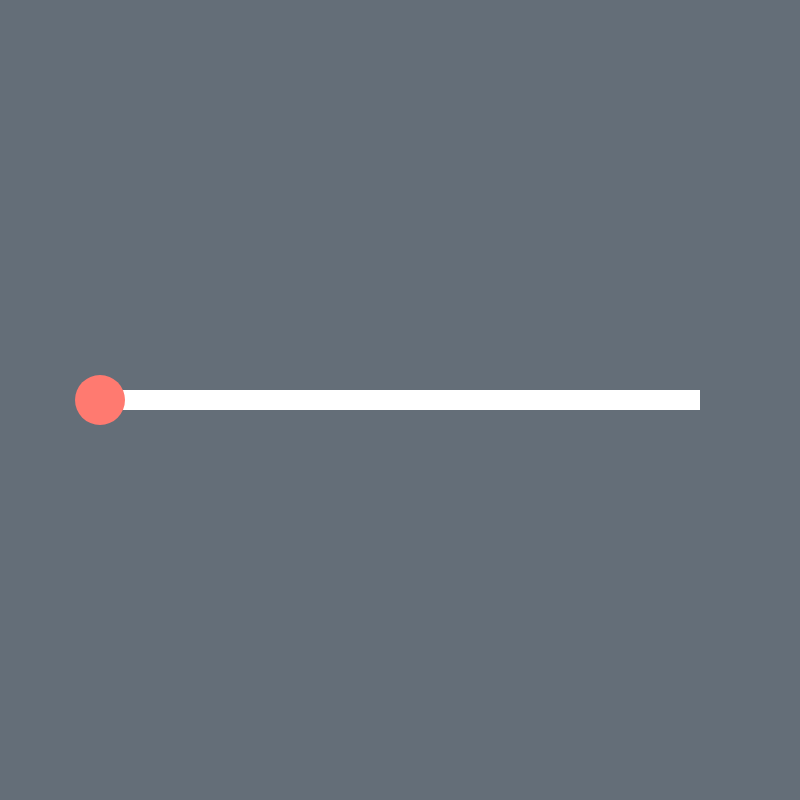
Frame 1 (no input)
Frame 60 (no input): identical to frame 1, image omitted
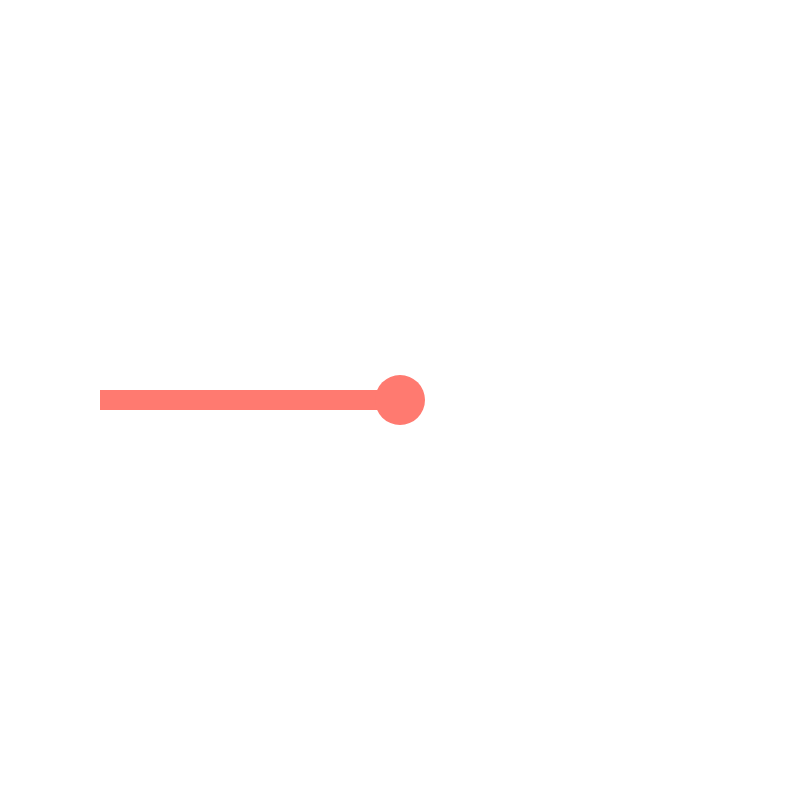
Frame 120 (the mouse pressed at the canvas centre since frame 60)

The p5.js sketch that drew these frames (run headless with seeded random() and noise() and a simulated clock; from frame 60 on, the mouse is pressed at the canvas centre):

// p5.js sketch
// ── sketch.js
let sliderValue = 100;

function setup() {
  createCanvas(800, 800);
}

function draw() {
  background(sliderValue, sliderValue + 10, sliderValue + 20);

  //slider
  fill(255, 255, 255);
  noStroke();
  rect(100, height / 2 - 10, 600, 20);

  //slider change color
  fill("#FF7A70");
  rect(100, height / 2 - 10, sliderValue - 100, 20);

  circle(sliderValue, height / 2, 50);

  if (mouseIsPressed) {
    if (mouseX > 100 && mouseX < width - 100) {
      sliderValue = mouseX;
    }
  }
}
